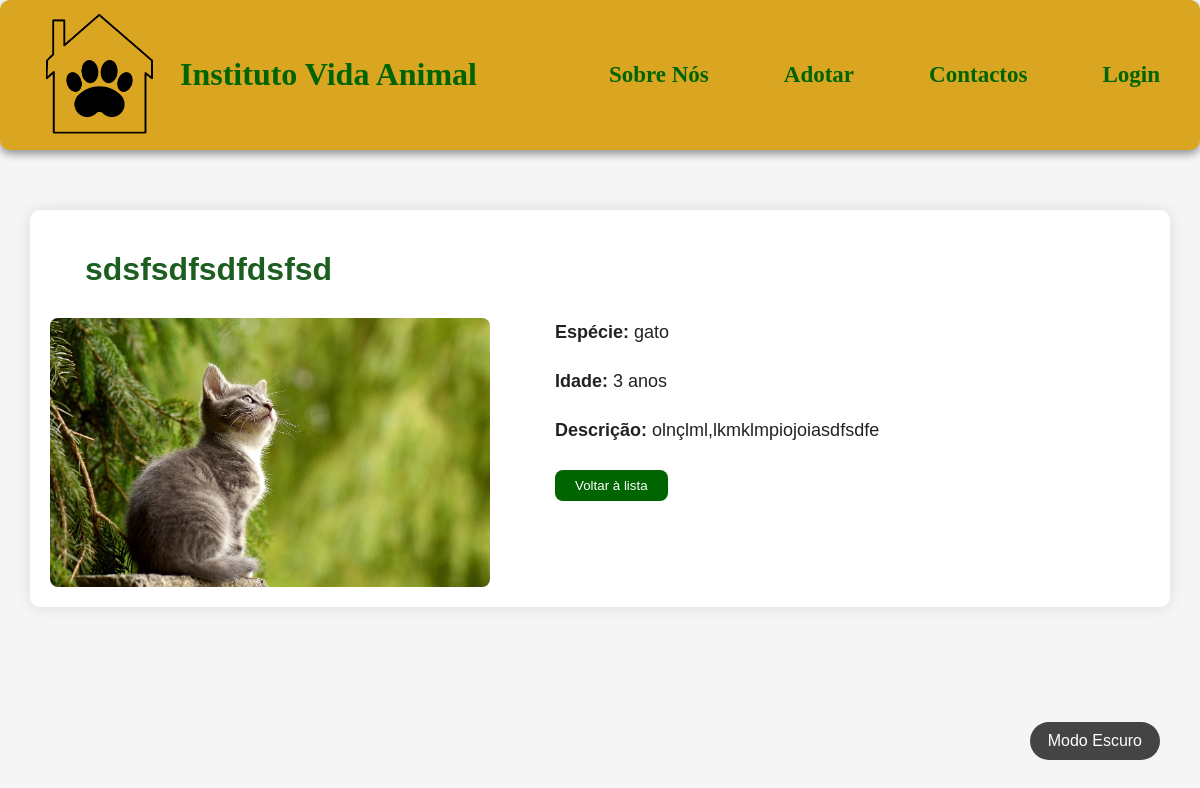
The app's page /animaisadc/25/, older data.
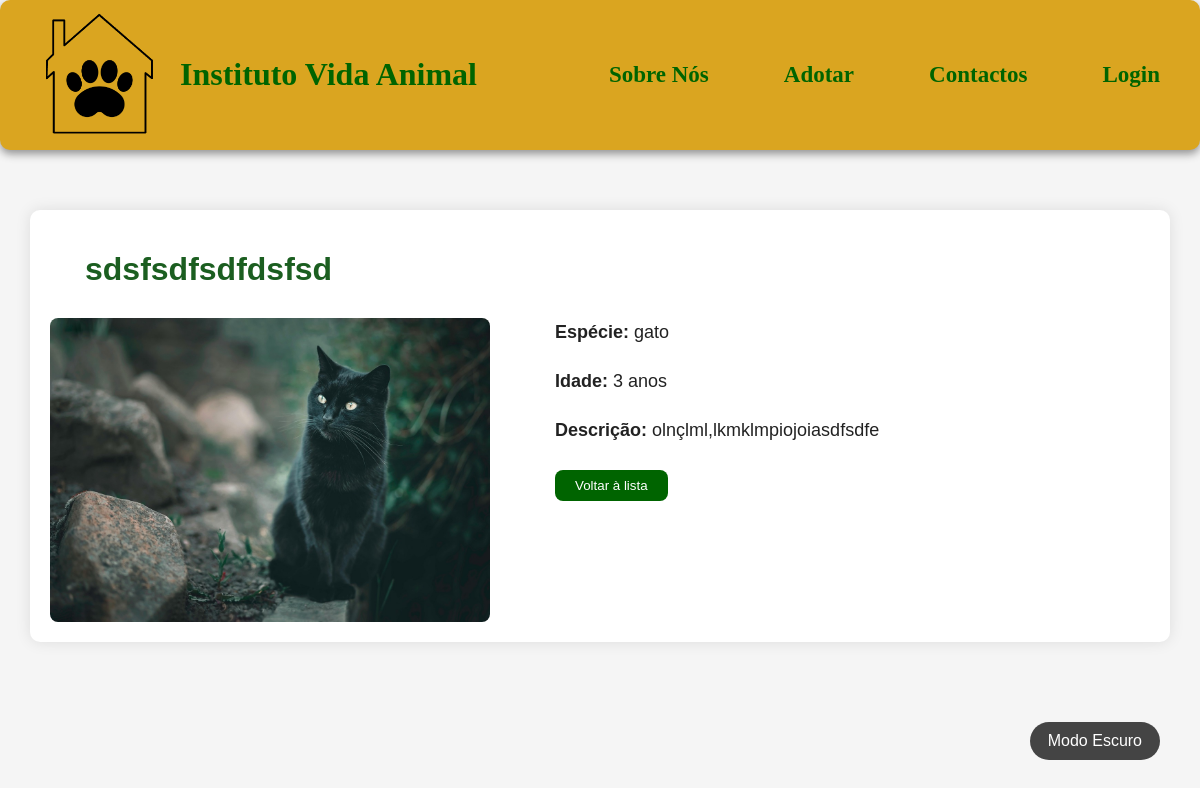
The same page, newer data.
### app_adocao/models.py (models this page shows, shortened)
class Animal(models.Model):
    ESPECIES = (
        ('gato', 'Gato'),
        ('cao', 'Cão'),
    )
    nome = models.CharField(max_length=15)
    idade = models.IntegerField()
    especie = models.CharField(choices=ESPECIES)
    descricao = models.CharField(max_length=500)
    imagem = models.ImageField(upload_to='imgAnimal/')
    padrinho = models.ForeignKey(
            User,
            on_delete=models.SET_NULL,
            null=True,
            blank=True,
            related_name='animais_apadrinhados'
        )

### app_adocao/views.py (the view)
# urls.py: path('animaisadc/<int:animal_id>/', views.animaisadc, name='animais_detalhe'),
def animaisadc(request, animal_id):
    animal = get_object_or_404(Animal, id=animal_id)
    return render(request, 'animais/animaisadc.html', {'animal': animal})

### app_adocao/templates/animais/animaisadc.html (shortened to what this page needs)
<!DOCTYPE html>
<html lang="pt">
    <head>
        {% load static %}
        <link rel="stylesheet" href="{% static 'css/style.css' %}">
        <link rel="stylesheet" href="{% static 'css/animais.css' %}">
        <link rel="stylesheet" href="{% static 'css/modoEscuro.css' %}">
    </head>
    <body>
        <header class="cabecalho">
            <div style="gap: 20px; display: flex; align-items: center;">
                <img src="{% static 'imagens/logo.png' %}" alt="Logo do Instituto Vida Animal" class="logo">
                <a class="home" style="font-size: 32px; font-family: cursive; font-weight: bolder;" href="/">Instituto Vida Animal</a>
            </div>
            <nav>
                <a style="font-size: 23px;" href="../../sobreNos">Sobre Nós</a>
                <a style="font-size: 23px;" href="../../adotar">Adotar</a>
                <a style="font-size: 23px;" href="../../contactos">Contactos</a>
                {% if user.is_authenticated %}
                    <span style="font-size: 20px; margin-right: 10px;">Olá, {{ user.username }}!</span>
                    <a style="font-size: 23px;" href="{% url 'logout' %}">Logout</a>
                {% else %}
                    <a style="font-size: 23px;" href="{% url 'sign_in' %}">Login</a>
                {% endif %}
            </nav>
        </header>
        <button id="darkModeToggle">Modo Escuro</button>
        <main>
            <h1>{{ animal.nome }}</h1>
            <div class="animal-detalhes">
                <img src="{{ animal.imagem.url }}" alt="Imagem de {{ animal.nome }}">
                <div class="animal-info">
                    <p><strong>Espécie:</strong> {{ animal.especie }}</p>
                    <p><strong>Idade:</strong> {{ animal.idade }} anos</p>
                    <p><strong>Descrição:</strong> {{ animal.descricao }}</p>
                    <div style="margin-top: 25px; margin-left: 35px;">
                        <a href="{% url 'adotar' %}"><button class="btn-voltar">Voltar à lista</button></a>
                    </div>
                </div>
            </div>
        </main>
    </body>
</html>

Row changes from the older to the newer data that the page shows:
changed Animal "sdsfsdfsdfdsfsd": imagem: a different picture
